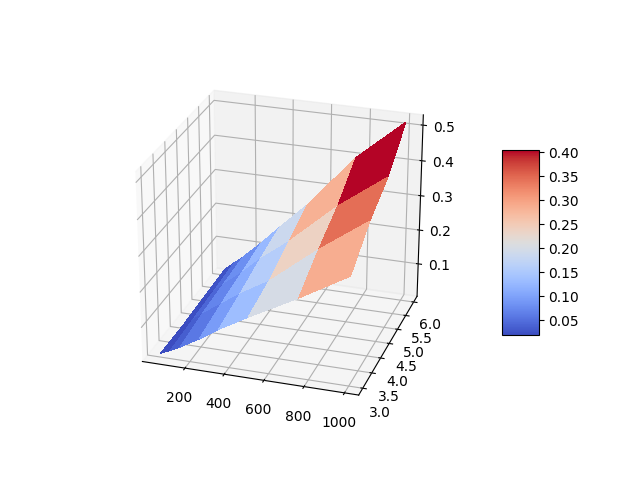

Here is the Python script that generated this plot:
import numpy as np
from mpl_toolkits.mplot3d import Axes3D
import matplotlib.pyplot as plt
from matplotlib import cm
from matplotlib.ticker import LinearLocator, FormatStrFormatter

fig = plt.figure()
ax = fig.gca(projection='3d')

x = [50, 100, 150, 250, 350, 500, 750, 1000]
y = [3, 4, 5, 6]
z = [[0.014, 0.013, 0.017, 0.021],
     [0.026, 0.032, 0.037, 0.044],
     [0.040, 0.053, 0.060, 0.066],
     [0.072, 0.090, 0.103, 0.116],
     [0.108, 0.128, 0.152, 0.171],
     [0.155, 0.177, 0.214, 0.249],
     [0.229, 0.286, 0.334, 0.402],
     [0.309, 0.383, 0.433, 0.518]]

X = np.asarray(x)
Y = np.asarray(y)
X, Y = np.meshgrid(X, Y)
Z = np.asarray(z)
Z = Z.transpose()

surf = ax.plot_surface(X, Y, Z, cmap=cm.coolwarm, antialiased=False)

fig.colorbar(surf, shrink=0.5, aspect=5)
plt.show()
